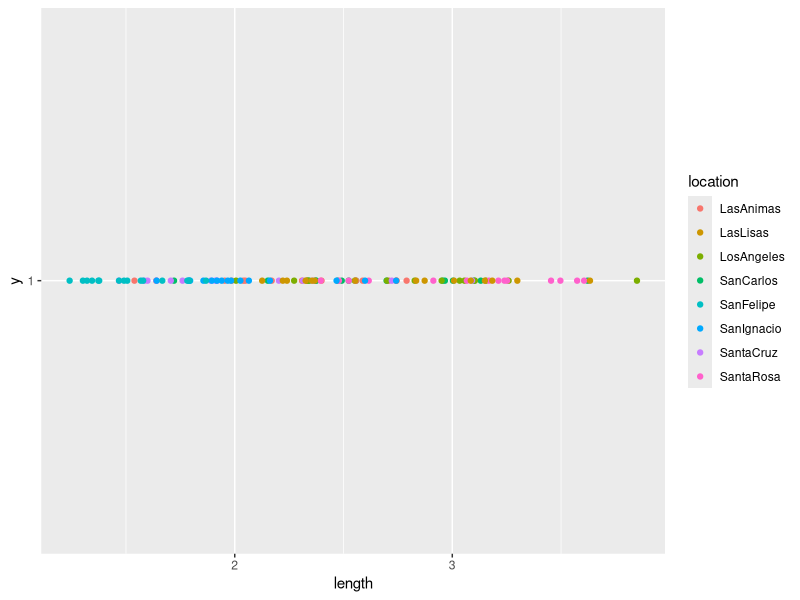
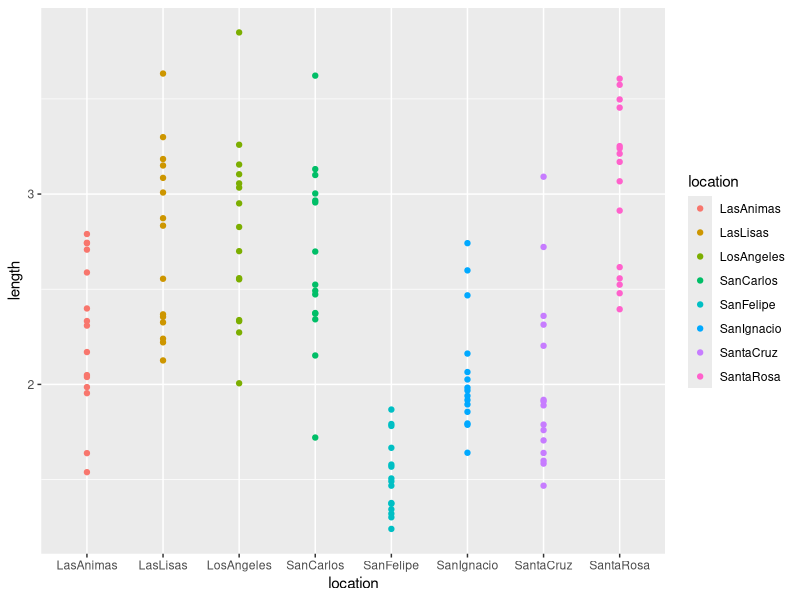
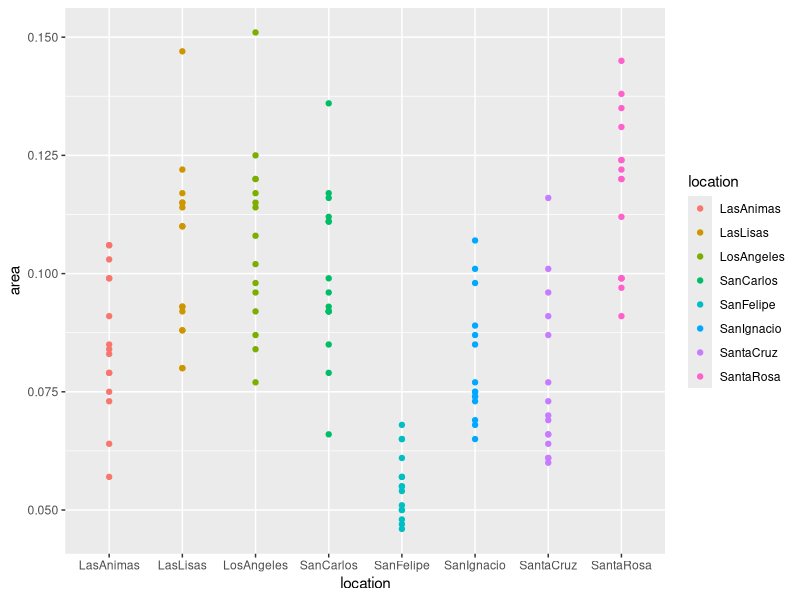

Reproduce these figures in R, in order. (Note: this script raises an error after producing the figures.)
#load R packages
library(vegan)
library(ape)
library(ggplot2)
library(grDevices)


#set working directory
setwd("~/Documents/suaeda-morphometrics")

#read data into program
dat <- read.csv("leaf_shape.csv",stringsAsFactors=TRUE, header=TRUE)

help("read.csv")

#explore data
head(dat)
summary(dat)

###############simple plot based on one variable and location##################
ggplot(dat, aes(length,"1", color = location)) + geom_point()
ggplot(dat, aes(location,length, color = location)) + geom_point()
ggplot(dat, aes(location, area, color = location)) + geom_point()

###########clustering########################
#clustering ### the good test data
set.seed(32297)
d <- data.frame(x=runif(100),y=runif(100))

#clustering ### the real data
x <- dat$location
y <- dat$length
d <- data.frame(x,y)


#####k-means#####################################
clus <- kmeans(d, centers=5)
d$cluster <- clus$cluster

help(kmeans)

#plot
h <- do.call(rbind,
             lapply(unique(clus$cluster), 
                    function(c) { f <- subset(d,cluster==c); f[chull(f),]}))

ggplot() +
  geom_text(data=d,aes(label=cluster, x=x, y=y,
                       color=cluster), size=3) +
  geom_polygon(data=h,aes(x=x, y=y, group=cluster, fill=as.factor(cluster)),
               alpha=0.4,linetype=0) +
  theme(legend.position = "none")
############end k-means##########################
##############hierachical clustering###############
vars.to.use <- colnames(dat)[3:8]
pmatrix <- scale(dat[,vars.to.use])
pcenter <- attr(pmatrix, "scaled:center")
pscale <- attr(pmatrix, "scaled:scale")

d <- dist(pmatrix, method="euclidean")
pfit <- hclust(d, method="ward.D")
plot(pfit, labels=dat$location, horiz=TRUE, cex=0.4)

help(hclust)



#write.csv(test, "../test.txt")
#end here
